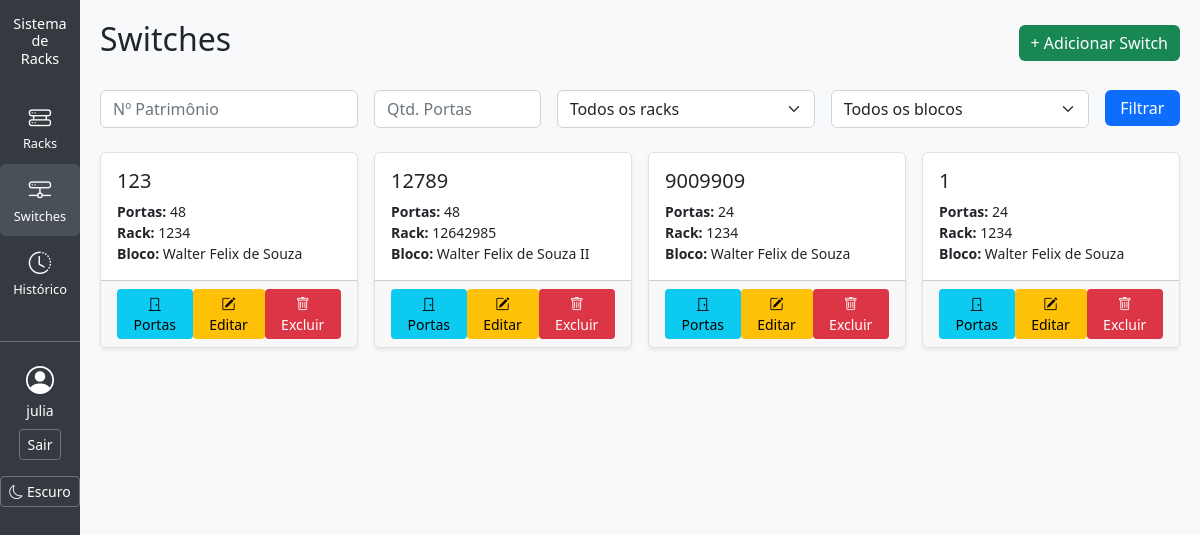
Before: /inventario/switches/ (signed in) with the older database file.
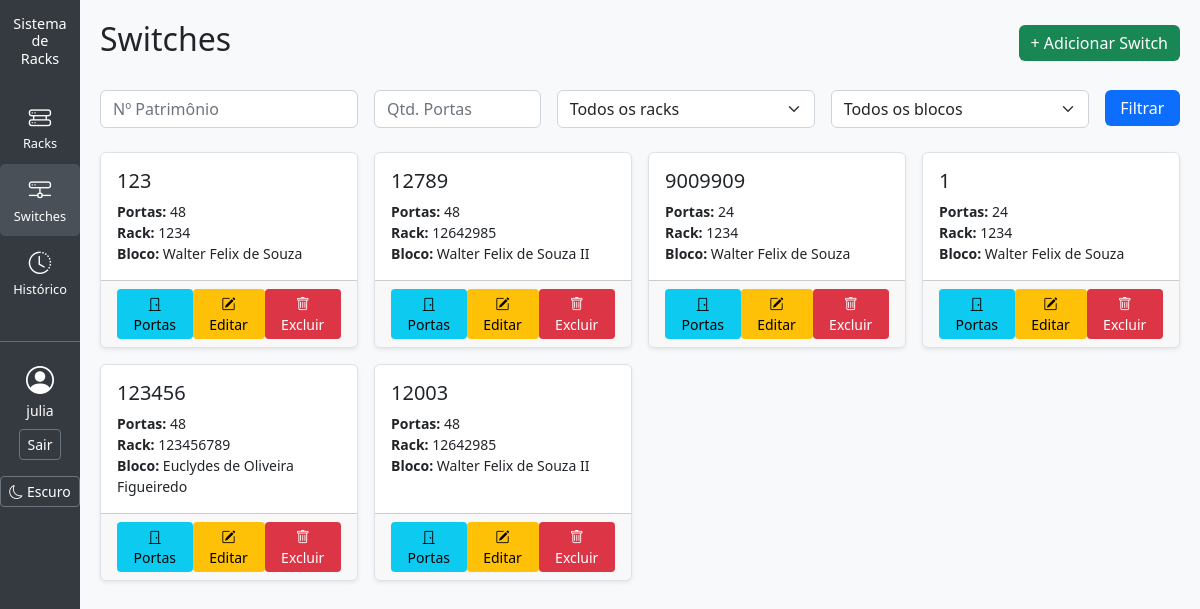
After: the same page with the newer database file.
### inventario/models.py (models this page shows, shortened)
class Switch(models.Model):
    id = models.AutoField(primary_key=True)
    num_patrimonio = models.CharField(max_length=50, unique=True, blank=True, null=True)
    quantidade_portas = models.IntegerField()
    id_rack = models.ForeignKey(Rack, on_delete=models.CASCADE, related_name="switches")
    endereco_ip = models.GenericIPAddressField(protocol="both", unpack_ipv4=True, blank=True, null=True)
    hostname = models.CharField(max_length=100, blank=True, null=True)
    modelo = models.CharField(max_length=100, blank=True, null=True)
    descricao = models.TextField(blank=True, null=True)
    mac_address = models.CharField(max_length=17, blank=True, null=True)  # formato padrão XX:XX:XX:XX:XX:XX
    principal = models.BooleanField(default=False)
    ENUM_ORIENTACAO = [
        ("H", "Horizontal"),
        ("V", "Vertical"),
    ]
    orientacao = models.CharField(
        max_length=1,
        choices=ENUM_ORIENTACAO,
        default="H"
    )

class Rack(models.Model):
    id = models.AutoField(primary_key=True)
    num_patrimonio = models.CharField(max_length=50, unique=True, blank=True, null=True)
    capacidade_u = models.IntegerField(blank=False, null=False)
    sala = models.CharField(max_length=100, blank=True, null=True)
    id_bloco = models.ForeignKey(Bloco, on_delete=models.CASCADE, related_name="racks", null=False, blank=True)

class Bloco(models.Model):
    nome_bloco = models.CharField(max_length=100)

### inventario/views.py (the view)
# urls.py: path("switches/", views.switch_list, name="switch_list"),
@login_required
def switch_list(request):
    switches = Switch.objects.all()
    racks = Rack.objects.all()
    blocos = Bloco.objects.all()
    q = request.GET.get("q")
    portas = request.GET.get("portas")
    rack_id = request.GET.get("rack")
    bloco_id = request.GET.get("bloco")
    if q:
        switches = switches.filter(num_patrimonio__icontains=q)
    if portas:
        switches = switches.filter(quantidade_portas__gte=portas)
    if rack_id:
        switches = switches.filter(id_rack__id=rack_id)
    if bloco_id:
        switches = switches.filter(id_rack__id_bloco__id=bloco_id)
    return render(request, "switch_list.html", {
        "switches": switches,
        "racks": racks,
        "blocos": blocos,
    })

### templates/switch_list.html (shortened to what this page needs)
{% extends "base.html" %}
{% block content %}
<div class="d-flex justify-content-between align-items-center mb-4">
    <h2>Switches</h2>
    <a href="{% url 'switch_create' %}" class="btn btn-success">+ Adicionar Switch</a>
</div>
<form method="get" class="row g-3 mb-4">
    <div class="col-md-3">
        <input type="text" name="num_patrimonio" class="form-control" placeholder="Nº Patrimônio" value="{{ request.GET.num_patrimonio }}">
    </div>
    <div class="col-md-2">
        <input type="number" name="quantidade_portas" class="form-control" placeholder="Qtd. Portas" value="{{ request.GET.quantidade_portas }}">
    </div>
    <div class="col-md-3">
        <select name="id_rack" class="form-select">
            <option value="">Todos os racks</option>
        </select>
    </div>
    <div class="col-md-3">
        <select name="bloco" class="form-select">
            <option value="">Todos os blocos</option>
        </select>
    </div>
    <div class="col-md-1">
        <button type="submit" class="btn btn-primary w-100">Filtrar</button>
    </div>
</form>
<div class="row row-cols-1 row-cols-md-4 g-3">
    {% for switch in switches %}
    <div class="col">
        <div class="card shadow-sm h-100">
            <div class="card-body">
                <h5 class="card-title">{{ switch.num_patrimonio }}</h5>
                <p class="card-text small">
                    <strong>Portas:</strong> {{ switch.quantidade_portas }}<br>
                    <strong>Rack:</strong> {{ switch.id_rack.num_patrimonio }}<br>
                    <strong>Bloco:</strong> {{ switch.id_rack.id_bloco.nome_bloco }}
                </p>
            </div>
            <div class="card-footer d-flex justify-content-around">
                <a href="{% url 'switch_detail' switch.id %}" class="btn btn-sm btn-info" title="Ver Portas">
                    <i class="bi bi-door-closed"></i> Portas
                </a>
                <a href="{% url 'switch_update' switch.id %}" class="btn btn-sm btn-warning" title="Editar Switch">
                    <i class="bi bi-pencil-square"></i> Editar
                </a>
                <a href="{% url 'switch_delete' switch.id %}" class="btn btn-sm btn-danger" title="Excluir Switch">
                    <i class="bi bi-trash"></i> Excluir
                </a>
            </div>
        </div>
    </div>
    {% empty %}
    <div class="col">
        <div class="alert alert-info text-center">Nenhum switch encontrado.</div>
    </div>
    {% endfor %}
</div>
{% endblock %}

Changed rows visible on the page:
added Switch: num_patrimonio "123456", quantidade_portas "48", id_rack.num_patrimonio "123456789", id_rack.id_bloco.nome_bloco "Euclydes de Oliveira Figueiredo"
added Switch: num_patrimonio "12003", quantidade_portas "48", id_rack.num_patrimonio "12642985", id_rack.id_bloco.nome_bloco "Walter Felix de Souza II"
